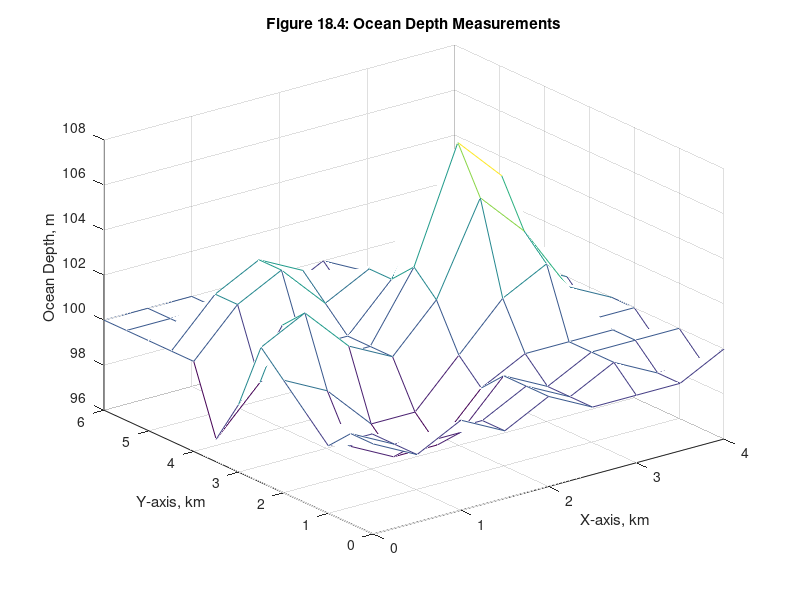

Reproduce this figure in MATLAB.
% ocean.m, example test data
% ocean depth data
x = 0:.5:4;  % x-axis (varies across the rows of z)
y = 0:.5:6;  % y-axis (varies down the columns of z)
z=[100    99   100    99   100    99    99    99   100
   100    99    99    99   100    99   100    99    99
    99    99    98    98   100    99   100   100   100
   100    98    97    97    99   100   100   100    99
   101   100    98    98   100   102   103   100   100
   102   103   101   100   102   106   104   101   100
    99   102   100   100   103   108   106   101    99
    97    99   100   100   102   105   103   101   100
   100   102   103   101   102   103   102   100    99
   100   102   103   102   101   101   100    99    99
   100   100   101   101   100   100   100    99    99
   100   100   100   100   100    99    99    99    99
   100   100   100    99    99   100    99   100    99];
mesh(x,y,z)
xlabel('X-axis, km')
ylabel('Y-axis, km')
zlabel('Ocean Depth, m')
title('Figure 18.4: Ocean Depth Measurements')
